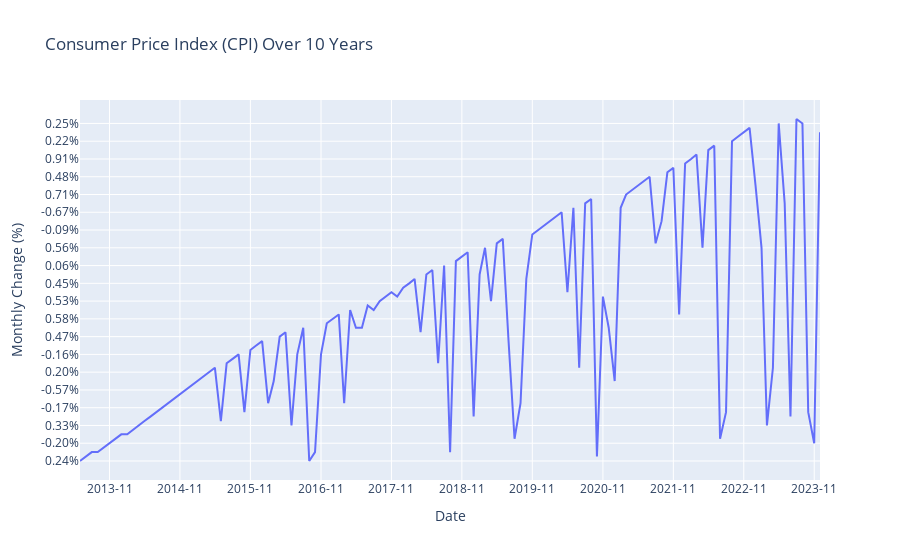

The cell this chart's notebook holds for it:
### Code cell
import pandas as pd
import plotly.graph_objects as go

# Assuming CPI_df is your DataFrame
# If not, replace CPI_df with your actual DataFrame name

# Convert 'Date' index to datetime
CPI_df.index = pd.to_datetime(CPI_df.index)

# Calculate '1-Month % Change' using pct_change() method
CPI_df['1-Month % Change'] = CPI_df['Observation Value'].pct_change() * 100

# Drop the first row since the percentage change is undefined for it
CPI_df = CPI_df.dropna()

# Convert '1-Month % Change' to strings with a percentage sign
CPI_df['1-Month % Change'] = CPI_df['1-Month % Change'].map(lambda x: f'{x:.2f}%')

# Create an interactive line plot
fig = go.Figure()

fig.add_trace(go.Scatter(x=CPI_df.index, y=CPI_df['1-Month % Change'], mode='lines', name='Monthly Change (%)'))

fig.update_layout(title='Consumer Price Index (CPI) Over 10 Years', xaxis_title='Date', yaxis_title='Monthly Change (%)')

# Set y-axis tick format to display as percentage
fig.update_yaxes(tickformat='%{text:.2f}%')

# Set x-axis ticks to show every November for each year
november_ticks = CPI_df[CPI_df.index.month == 11].index
fig.update_xaxes(
    tickvals=november_ticks,
    ticktext=november_ticks.strftime('%Y-%m'),  # Format as year-month
)

# Show the plot
fig.show()
